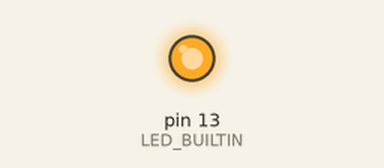
This sketch was run on a simulated Arduino Uno, built with avr-gcc and run on an emulated ATmega328P. On the bench: output pins drawn as LEDs (lit = HIGH).

Above: at 0.1 s.
At 39.62 s:
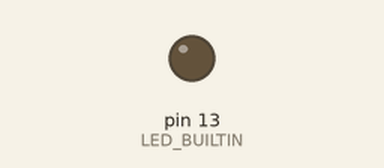
Timing chart, 0 to 40.0 s (numbered marks = the images above):
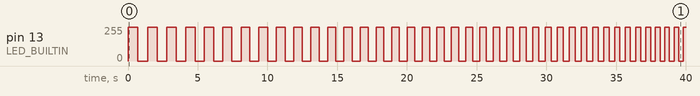

The sketch:

velocita_led.ino
```cpp
void setup() {
  pinMode(LED_BUILTIN,OUTPUT);

}

void loop() {
  int i = 700;
  while(i > 0){
    digitalWrite(LED_BUILTIN,HIGH);
    delay(i);
    digitalWrite(LED_BUILTIN,LOW);
    delay(i);
    Serial.println(i);
    i-=10;
  }

  if(i == 0){
    while(i < 700){
      digitalWrite(LED_BUILTIN,HIGH);
      delay(i);
      digitalWrite(LED_BUILTIN,LOW);
      delay(i);
      Serial.println(i);
      i+=10;

    }
  }


}
```

Measured:
- by itself, pin 13 (LED_BUILTIN): repeats every 1.4 s: 0/255 0.70 s, 255/255 0.69 s
